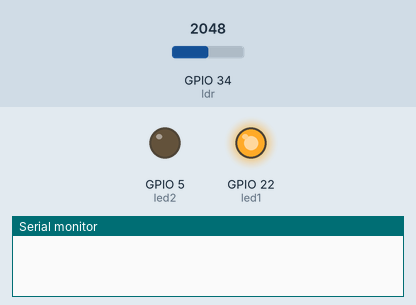
Simulated run of this sketch. Board: ESP32. Shown: output pins drawn as LEDs (lit = HIGH), the last lines printed to the serial monitor. The test bench sets the inputs (shaded band); at power-on: GPIO 34 (ldr) = 2048. WiFi joins after 1.5 s; servers stay silent unless stated; uploads are accepted with an empty reply.

Above: at 0.1 s.
At 6.6 s:
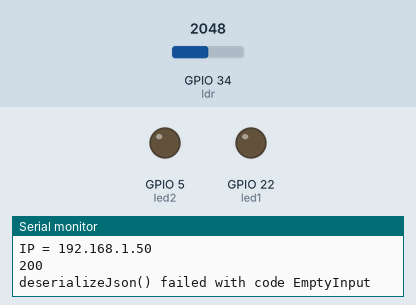
Timing chart, 0 to 8.1 s (numbered marks = the images above):
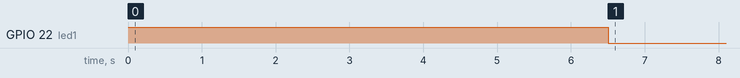

The sketch:

HTTPrequest_GETPOST.ino
```cpp
#include<WiFi.h>
#include<HTTPClient.h>
#include<ArduinoJson.h>
#define led1 22
#define led2 5
#define ldr 34
const char* ssid = "Champ SE";
const char* password = "qazwsxedc123";
const char* url = "https://ecourse.cpe.ku.ac.th/exceed49/api/payload?gid=4";

static int ldr_val;
static int led1_val;
static int led3_val;
char str[50];
const int _size = 2*JSON_OBJECT_SIZE(3);

StaticJsonDocument<_size> JSONPost;
StaticJsonDocument<_size> JSONGet;
void WiFi_Connect(){
    WiFi.disconnect();
    WiFi.begin(ssid,password);
    while(WiFi.status() != WL_CONNECTED){
        delay(1000);
        Serial.println("Connecting WiFi...");
    }
    Serial.println("Connected Finish");
    Serial.print("IP = ");
    Serial.println(WiFi.localIP());
}
void _get(){
    if(WiFi.status() == WL_CONNECTED){
        HTTPClient http;
        http.begin(url);
        int httpCode = http.GET();
        if(httpCode == HTTP_CODE_OK){
            String payload = http.getString();
            DeserializationError err = deserializeJson(JSONGet,payload);
            if(err){
                Serial.print(F("deserializeJson() failed with code "));
                Serial.println(err.c_str());
            }
            else{
                Serial.println(httpCode);
                Serial.print("ldr : ");
                Serial.println((int)JSONGet["ldr"]);
                Serial.print("led1 : ");
                Serial.println((int)JSONGet["led1"]);
                Serial.print("led2 : ");
                Serial.println((int)JSONGet["led2"]);
            }
        }
        else{
            Serial.println(httpCode);
            Serial.println("ERROR on HTTP Request");
        }
    }
    else {
        WiFi_Connect();
    }
}

void _post(int ldr_post,int led1_post,int led2_post){
    if(WiFi.status() == WL_CONNECTED){
        HTTPClient http;
        http.begin(url);
        http.addHeader("Content-Type","application/json");

        JSONPost["ldr"] = ldr_post;
        JSONPost["led1"] = led1_post;
        JSONPost["led2"] = led2_post;
        serializeJson(JSONPost,str);
        int httpCode = http.POST(str);
        if(httpCode == HTTP_CODE_OK){
            String payload = http.getString();
            Serial.println(httpCode);
            Serial.println(payload);
        }
        else{
            Serial.println(httpCode);
            Serial.println("ERROR on HTTP Request");
        }
    }
    else
        WiFi_Connect();
    delay(100);
}

void setup(){
    Serial.begin(115200);
    pinMode(led1,OUTPUT);
    pinMode(led2,OUTPUT);
    pinMode(ldr,INPUT);
    digitalWrite(led1,HIGH);
    digitalWrite(led2,LOW);
    delay(4000);
    WiFi_Connect();
}

void loop(){
    _post(analogRead(ldr),!digitalRead(led1),!digitalRead(led2));
    _get();
    digitalWrite(led1,(int)JSONGet["led1"]);
    digitalWrite(led2,(int)JSONGet["led2"]);
    delay(1000);
}
```

Measured:
- by itself, GPIO 22 (led1): HIGH → LOW at 6.5 s
